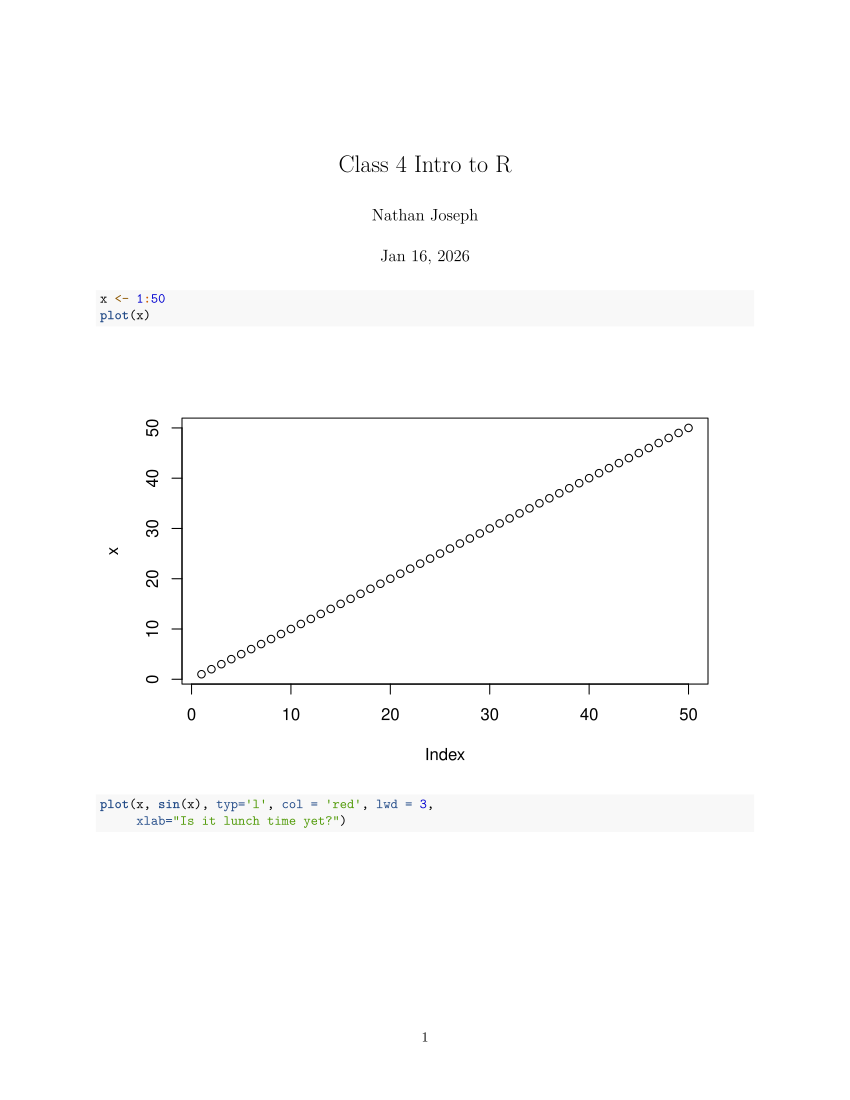

Generate this figure with R:
#' ---
#' title: "Class 4 Intro to R"
#' author: "Nathan Joseph"
#' date: "Jan 16, 2026"
#' ---

x <- 1:50
plot(x)
plot(x, sin(x), typ='l', col = 'red', lwd = 3, 
     xlab="Is it lunch time yet?")
